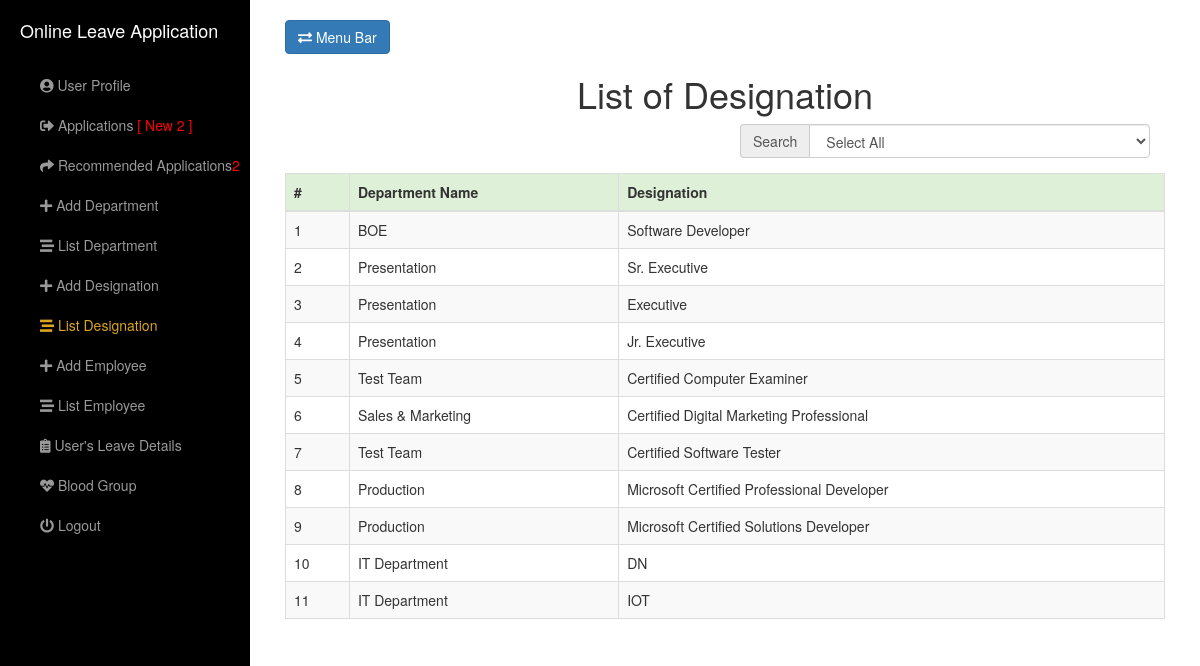
The app's page /view/ListDesignation.php (signed in) with its own data.
### tables this page shows
CREATE TABLE `employeedesignation` (
  `desiId` int(11) NOT NULL,
  `desiDptId` int(11) DEFAULT NULL,
  `desiDesignationName` varchar(100) DEFAULT NULL,
  `desiEmployeeCodeNumberWhoAddDesi` varchar(45) DEFAULT NULL
);

CREATE TABLE `employeedepartment` (
  `dptId` int(11) NOT NULL,
  `dptName` varchar(100) DEFAULT NULL,
  `dptEmployeeCodeNumberWhoAddDept` varchar(45) DEFAULT NULL
);

### model/DbOperationModel.php (called while the page is built, shortened)
<?php include("ConnectionModel.php"); ?>
<?php
class DbOperation
{
	function dbJoinSelect($columnsName, $tablesName, $conditions)
	{
		$objConnection = new Connection();
		$objConnection->dbConnection();
		$con = $objConnection->con;
		$result = mysqli_query($con, "SELECT " . $columnsName . " FROM " . $tablesName . " ON " . $conditions);
		return $result;
	}
	function dbSelectAll($columnsName, $tablesName, $conditions)
	{
		$objConnection = new Connection();
		$objConnection->dbConnection();
		$con = $objConnection->con;
		$result = mysqli_query($con, "SELECT " . $columnsName . " FROM " . $tablesName . " WHERE " . $conditions);
		return $result;
	}
	function getForRecomandationNumber()
	{
		$objDbOperation = new DbOperation();
		$columnsName = "COUNT(lIsRecomanded)";
		$tablesName = "employeeleaveapplicationdetails";
		$conditions = "lIsRecomanded = 0";
		$result = $objDbOperation->dbSelectAll($columnsName, $tablesName, $conditions);
		return $result;
	}
	function getRecomandationNumber()
	{
		$objDbOperation = new DbOperation();
		$columnsName = "COUNT(lIsRecomanded)";
		$tablesName = "employeeleaveapplicationdetails";
		$conditions = "lIsRecomanded = 1 AND lIsApproved = 0";
		$result = $objDbOperation->dbSelectAll($columnsName, $tablesName, $conditions);
		return $result;
	}
}

### model/ConnectionModel.php (called while the page is built, shortened)
<?php
class Connection
{
	function dbConnection()
	{
		$serverName = "localhost";
		$userName = "root";
		$password = "Hunter42.";
		$con = mysqli_connect($serverName, $userName, $password);
		mysqli_select_db($con, "onleavemg");
		$this->con = $con;
	}
}
?>

### model/DesignationModel.php (called while the page is built, shortened)
<?php include("DbOperationModel.php");?>
<?php
	class Designation extends DbOperation
	{
		function getAllDesi()
		{
			$objDbOperation = new DbOperation();
			$columnsName = "employeedesignation.desiId,	employeedepartment.dptName, employeedesignation.desiDesignationName";
			$tablesName = "employeedepartment INNER JOIN employeedesignation";
			$conditions = "employeedepartment.dptId=employeedesignation.desiDptId";
			$result = $objDbOperation->dbJoinSelect($columnsName,$tablesName,$conditions);
			return $result;
		}
	}
?>

### view/ListDesignation.php (the view, shortened to what this page needs)
<?php include("../model/DesignationModel.php");
	if(isset($_SESSION['officeUserName']))
	{
		if ($_SESSION['empType'] == 2 || $_SESSION['empType'] == 1)
	{
?>
<!DOCTYPE html>
<html lang="en">
<head>
    <link href="../assets/bootstrap/css/bootstrap.min.css" rel="stylesheet">
	<link href="../assets/css/simple-sidebar.css" rel="stylesheet">
	<link rel="stylesheet" href="https://pro.fontawesome.com/releases/v5.10.0/css/all.css"/>
</head>
<body>
    <div id="wrapper">
        <div id="sidebar-wrapper">
            <ul class="sidebar-nav">
                <li class="sidebar-brand">
                    <a href="LeaveApplication.php">Online Leave Application</a>
                </li>
				<li>
                    <a href="UserProfile.php"><i class="fas fa-user-circle"></i> User Profile</a>
                </li>
					<?php
					$objLeaveApplication = new Designation();
					$result = $objLeaveApplication->getForRecomandationNumber();
					while($row = mysqli_fetch_array($result))
					{
					?>
                <li>
                    <a href="Applications.php"><i class="fas fa-sign-out-alt"></i> Applications <span style="color:red"><?php if($row['COUNT(lIsRecomanded)'] != 0){ ?>[ New <?php echo $row['COUNT(lIsRecomanded)']; ?> ]<?php } ?></span></a>
                </li>
					<?php
					}
					$objLeaveApplication = new Designation();
					$result = $objLeaveApplication->getRecomandationNumber();
					while($row = mysqli_fetch_array($result))
					{
					?>
				<li>
                    <a href="RecomandedApplications.php"><i class="fas fa-share"></i> Recommended Applications<span style="color:red"><?php if($row['COUNT(lIsRecomanded)'] != 0){ ?><?php echo $row['COUNT(lIsRecomanded)']; ?><?php } ?></span></a>
                </li>
					<?php
					}
					?>
                <li>
                    <a href="AddDepartment.php"><i class="fas fa-plus"></i> Add Department</a>
                </li>
                <li>
                    <a href="ListDepartment.php"><i class="fas fa-stream"></i> List Department</a>
                </li>
                <li>
                    <a href="AddDesignation.php"><i class="fas fa-plus"></i> Add Designation</a>
                </li>
				<li>
                    <a style="color:#DAA520;" href="ListDesignation.php"><i class="fas fa-stream"></i> List Designation</a>
                </li>
                <li>
                    <a href="AddEmployee.php"><i class="fas fa-plus"></i> Add Employee</a>
                </li>
				<li>
                    <a href="ListEmployee.php"><i class="fas fa-stream"></i> List Employee</a>
                </li>
				<li>
                    <a href="UsersLeaveDetails.php"><i class="fas fa-clipboard-list"></i> User's Leave Details</a>
                </li>
                <li>
                    <a href="ListOfUserBlood.php"><i class="fas fa-heartbeat"></i> Blood Group</a>
                </li>
                <li>
                    <a href="../controller/LogoutController.php"><i class="fas fa-power-off"></i> Logout</a>
                </li>
            </ul>
        </div>
        <div id="page-content-wrapper">
            <div class="container-fluid">
                <div class="row">
                    <div class="col-lg-12">
                        <a href="#menu-toggle" class="btn btn-primary" id="menu-toggle"><i class="fas fa-exchange-alt"></i> Menu Bar</a>
                        <h1 align="center">List of Designation</h1>
						<?php
							@$cat=$_GET['cat'];
							if(isset($cat) and strlen($cat) > 0)
							{
								$objEmployee = new Designation();
								$singleResult = $objEmployee->getSingleEmpDptInfo($cat);
							}
							else
							{
								$objDesignation = new Designation();
								$singleResult = $objDesignation->getAllDesi();
							}
						?>
						<form role="form" action="" method="" >
							<div class="col-lg-6 col-md-offset-6 form-group">
								<div class="input-group">
									<div class="input-group-addon">Search</div>
									<?php
									echo "<select class='form-control' name='cat' id='empDptName' onchange=\"reload(this.form)\"><option value=''>Select All</option>";
													?>
													<?php
									echo "</select>";
									?>
								</div>
							</div>
							<div class="form-group">
								<?php
								echo "<table class='table table-bordered table-hover table-striped' name='subcat'><thead><tr class='success'><th>#</th><th>Department Name</th><th>Designation</th></tr></thead><tbody>";
										while ($empResult = mysqli_fetch_array($singleResult))
										{
											?>
												<tr>
													<td><?php echo $empResult['desiId'] ?></td>
													<td><?php echo $empResult['dptName'] ?></td>
													<td><?php echo $empResult['desiDesignationName'] ?></td>
												</tr>
											<?php
										}
									echo "</tbody></table>";
								?>
							</div>
						</form>
                    </div>
                </div>
            </div>
        </div>
    </div>
</body>
</html>
<?php
	}
	else
	{
		header("Location:../view/LeaveApplication.php");
	}
	}
	else
	{
		header("Location:../");
	}
?>

### assets/css/simple-sidebar.css (style rules this page uses)
#wrapper { padding-left: 0; -webkit-transition: all 0.5s ease; -moz-transition: all 0.5s ease; -o-transition: all 0.5s ease; transition: all 0.5s ease; }
#sidebar-wrapper { z-index: 1000; position: fixed; left: 250px; width: 0; height: 100%; margin-left: -250px; overflow-y: auto; background: #000; -webkit-transition: all 0.5s ease; -moz-transition: all 0.5s ease; -o-transition: all 0.5s ease; transition: all 0.5s ease; }
#page-content-wrapper { width: 100%; position: absolute; padding: 15px; }
.sidebar-nav { position: absolute; top: 0; width: 250px; margin: 0; padding: 0; list-style: none; }
.sidebar-nav li { text-indent: 20px; line-height: 40px; }
.sidebar-nav li a { display: block; text-decoration: none; color: #999999; }
.sidebar-nav > .sidebar-brand { height: 65px; font-size: 18px; line-height: 60px; }
.sidebar-nav > .sidebar-brand a { color: #999999; }
@media (min-width:768px) { #wrapper { padding-left: 250px; } }
@media (min-width:768px) { #sidebar-wrapper { width: 250px; } }
@media (min-width:768px) { #page-content-wrapper { padding: 20px; position: relative; } }

### records on screen
employeedesignation: desiId "1", desiDptId.dptName "BOE", desiDesignationName "Software Developer"
employeedesignation: desiId "2", desiDptId.dptName "Presentation", desiDesignationName "Sr. Executive"
employeedesignation: desiId "3", desiDptId.dptName "Presentation", desiDesignationName "Executive"
employeedesignation: desiId "4", desiDptId.dptName "Presentation", desiDesignationName "Jr. Executive"
employeedesignation: desiId "5", desiDptId.dptName "Test Team", desiDesignationName "Certified Computer Examiner"
employeedesignation: desiId "6", desiDptId.dptName "Sales & Marketing", desiDesignationName "Certified Digital Marketing Professional"
employeedesignation: desiId "7", desiDptId.dptName "Test Team", desiDesignationName "Certified Software Tester"
employeedesignation: desiId "8", desiDptId.dptName "Production", desiDesignationName "Microsoft Certified Professional Developer"
employeedesignation: desiId "9", desiDptId.dptName "Production", desiDesignationName "Microsoft Certified Solutions Developer"
employeedesignation: desiId "10", desiDptId.dptName "IT Department", desiDesignationName "DN"
employeedesignation: desiId "11", desiDptId.dptName "IT Department", desiDesignationName "IOT"

### other values on screen
$row['COUNT(lIsRecomanded)'] "2"
